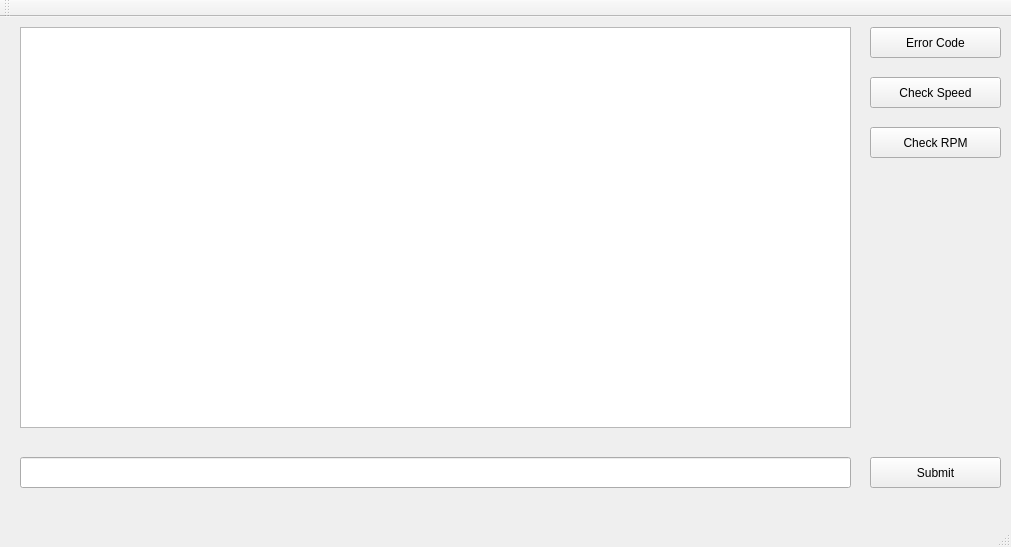
<?xml version="1.0" encoding="UTF-8"?>
<ui version="4.0">
 <class>MainWindow</class>
 <widget class="QMainWindow" name="MainWindow">
  <property name="geometry">
   <rect>
    <x>0</x>
    <y>0</y>
    <width>1011</width>
    <height>547</height>
   </rect>
  </property>
  <property name="windowTitle">
   <string>MainWindow</string>
  </property>
  <widget class="QWidget" name="centralWidget">
   <widget class="QPushButton" name="pushButton">
    <property name="geometry">
     <rect>
      <x>870</x>
      <y>10</y>
      <width>131</width>
      <height>31</height>
     </rect>
    </property>
    <property name="text">
     <string>Error Code</string>
    </property>
   </widget>
   <widget class="QPushButton" name="pushButton_2">
    <property name="geometry">
     <rect>
      <x>870</x>
      <y>60</y>
      <width>131</width>
      <height>31</height>
     </rect>
    </property>
    <property name="text">
     <string>Check Speed</string>
    </property>
   </widget>
   <widget class="QPushButton" name="pushButton_3">
    <property name="geometry">
     <rect>
      <x>870</x>
      <y>110</y>
      <width>131</width>
      <height>31</height>
     </rect>
    </property>
    <property name="text">
     <string>Check RPM</string>
    </property>
   </widget>
   <widget class="QPushButton" name="pushButton_4">
    <property name="geometry">
     <rect>
      <x>870</x>
      <y>440</y>
      <width>131</width>
      <height>31</height>
     </rect>
    </property>
    <property name="text">
     <string>Submit</string>
    </property>
   </widget>
   <widget class="QLineEdit" name="lineEdit">
    <property name="geometry">
     <rect>
      <x>20</x>
      <y>440</y>
      <width>831</width>
      <height>31</height>
     </rect>
    </property>
   </widget>
   <widget class="QTextBrowser" name="textBrowser">
    <property name="geometry">
     <rect>
      <x>20</x>
      <y>10</y>
      <width>831</width>
      <height>401</height>
     </rect>
    </property>
   </widget>
  </widget>
  <widget class="QMenuBar" name="menuBar">
   <property name="geometry">
    <rect>
     <x>0</x>
     <y>0</y>
     <width>1011</width>
     <height>26</height>
    </rect>
   </property>
  </widget>
  <widget class="QToolBar" name="mainToolBar">
   <attribute name="toolBarArea">
    <enum>TopToolBarArea</enum>
   </attribute>
   <attribute name="toolBarBreak">
    <bool>false</bool>
   </attribute>
  </widget>
  <widget class="QStatusBar" name="statusBar"/>
 </widget>
 <layoutdefault spacing="6" margin="11"/>
 <resources/>
 <connections/>
</ui>
